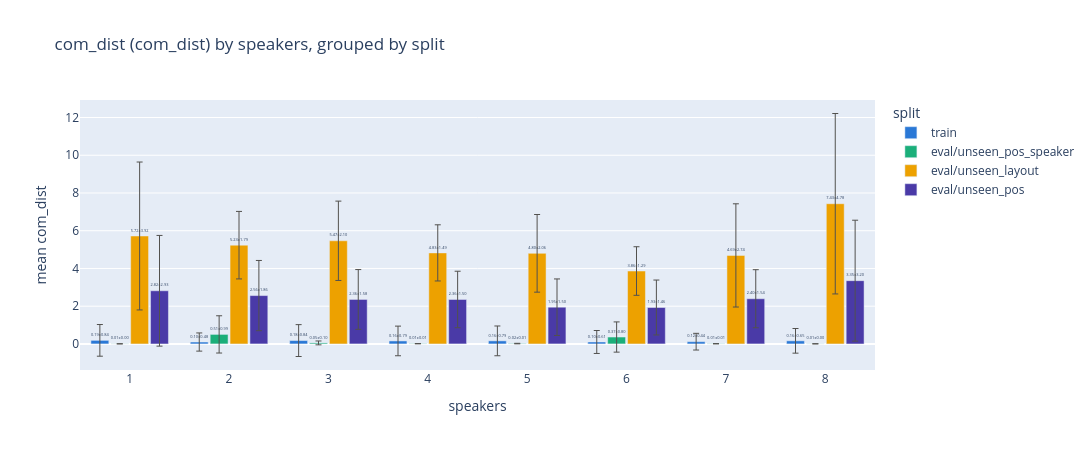
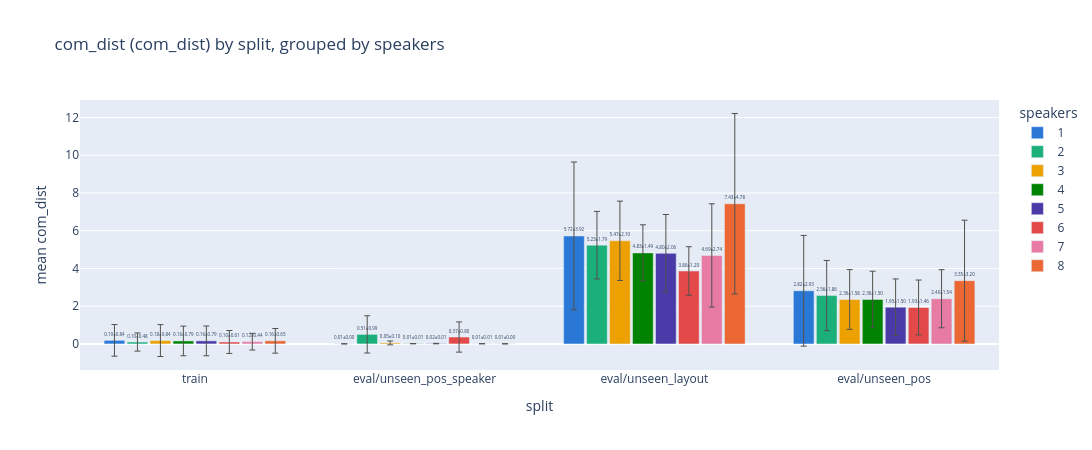

The code cell stored with these charts, in order, in its notebook:
### Code cell
if 'com_dist' in df.columns:
    plot_com_dist_grouped(df, x='speakers', group_by='split')
    plot_com_dist_grouped(df, x='split', group_by='speakers')
else:
    print('No inference run loaded — com_dist unavailable in dataset-only mode.')

### Figure 1 — Plotly figure (JSON) as saved in the notebook; plotly's stock layout.template omitted (floating-point values rounded to 4 significant figures)
{"data": [{"customdata": [[0.8394, 63.0], [0.4816, 61.0], [0.8442, 60.0], [0.7853, 62.0], [0.7888, 60.0], [0.6083, 60.0], [0.4422, 61.0], [0.653, 63.0]], "error_y": {"array": [0.8394, 0.4816, 0.8442, 0.7853, 0.7888, 0.6083, 0.4422, 0.653], "color": "#52514e", "thickness": 1, "type": "data", "width": 3}, "hovertemplate": "split=train<br>speakers=%{x}<br>mean com_dist=%{y:.3f}<br>std=%{customdata[0]:.3f}<br>n=%{customdata[1]:.0f}<extra></extra>", "marker": {"color": "#2a78d6"}, "name": "train", "text": ["0.19±0.84", "0.10±0.48", "0.18±0.84", "0.16±0.79", "0.16±0.79", "0.10±0.61", "0.12±0.44", "0.16±0.65"], "textposition": "outside", "type": "bar", "x": ["1", "2", "3", "4", "5", "6", "7", "8"], "y": [0.1892, 0.1008, 0.178, 0.1588, 0.162, 0.1035, 0.1189, 0.1643]}, {"customdata": [[0.003519, 2.0], [0.9869, 4.0], [0.1023, 5.0], [0.006666, 3.0], [0.01376, 5.0], [0.8009, 5.0], [0.006462, 4.0], [0.002765, 2.0]], "error_y": {"array": [0.003519, 0.9869, 0.1023, 0.006666, 0.01376, 0.8009, 0.006462, 0.002765], "color": "#52514e", "thickness": 1, "type": "data", "width": 3}, "hovertemplate": "split=eval/unseen_pos_speaker<br>speakers=%{x}<br>mean com_dist=%{y:.3f}<br>std=%{customdata[0]:.3f}<br>n=%{customdata[1]:.0f}<extra></extra>", "marker": {"color": "#1baf7a"}, "name": "eval/unseen_pos_speaker", "text": ["0.01±0.00", "0.51±0.99", "0.05±0.10", "0.01±0.01", "0.02±0.01", "0.37±0.80", "0.01±0.01", "0.01±0.00"], "textposition": "outside", "type": "bar", "x": ["1", "2", "3", "4", "5", "6", "7", "8"], "y": [0.006179, 0.5052, 0.05395, 0.01309, 0.01945, 0.3657, 0.0108, 0.006327]}, {"customdata": [[3.92, 6.0], [1.789, 6.0], [2.103, 6.0], [1.488, 6.0], [2.058, 6.0], [1.287, 6.0], [2.736, 6.0], [4.782, 6.0]], "error_y": {"array": [3.92, 1.789, 2.103, 1.488, 2.058, 1.287, 2.736, 4.782], "color": "#52514e", "thickness": 1, "type": "data", "width": 3}, "hovertemplate": "split=eval/unseen_layout<br>speakers=%{x}<br>mean com_dist=%{y:.3f}<br>std=%{customdata[0]:.3f}<br>n=%{customdata[1]:.0f}<extra></extra>", "marker": {"color": "#eda100"}, "name": "eval/unseen_layout", "text": ["5.72±3.92", "5.23±1.79", "5.47±2.10", "4.83±1.49", "4.80±2.06", "3.86±1.29", "4.69±2.74", "7.43±4.78"], "textposition": "outside", "type": "bar", "x": ["1", "2", "3", "4", "5", "6", "7", "8"], "y": [5.721, 5.234, 5.466, 4.825, 4.801, 3.864, 4.691, 7.431]}, {"customdata": [[2.934, 12.0], [1.861, 12.0], [1.583, 12.0], [1.497, 12.0], [1.498, 12.0], [1.455, 12.0], [1.539, 12.0], [3.205, 12.0]], "error_y": {"array": [2.934, 1.861, 1.583, 1.497, 1.498, 1.455, 1.539, 3.205], "color": "#52514e", "thickness": 1, "type": "data", "width": 3}, "hovertemplate": "split=eval/unseen_pos<br>speakers=%{x}<br>mean com_dist=%{y:.3f}<br>std=%{customdata[0]:.3f}<br>n=%{customdata[1]:.0f}<extra></extra>", "marker": {"color": "#4a3aa7"}, "name": "eval/unseen_pos", "text": ["2.82±2.93", "2.56±1.86", "2.36±1.58", "2.36±1.50", "1.95±1.50", "1.93±1.46", "2.40±1.54", "3.35±3.20"], "textposition": "outside", "type": "bar", "x": ["1", "2", "3", "4", "5", "6", "7", "8"], "y": [2.817, 2.563, 2.357, 2.356, 1.946, 1.931, 2.395, 3.353]}], "layout": {"bargap": 0.2, "bargroupgap": 0.1, "barmode": "group", "height": 450, "legend": {"title": {"text": "split"}}, "title": {"text": "com_dist (com_dist) by speakers, grouped by split"}, "width": 1600, "xaxis": {"title": {"text": "speakers"}}, "yaxis": {"title": {"text": "mean com_dist"}}}}

### Figure 2 — Plotly figure (JSON) as saved in the notebook; plotly's stock layout.template omitted (floating-point values rounded to 4 significant figures)
{"data": [{"customdata": [[0.8394, 63.0], [0.003519, 2.0], [3.92, 6.0], [2.934, 12.0]], "error_y": {"array": [0.8394, 0.003519, 3.92, 2.934], "color": "#52514e", "thickness": 1, "type": "data", "width": 3}, "hovertemplate": "speakers=1<br>split=%{x}<br>mean com_dist=%{y:.3f}<br>std=%{customdata[0]:.3f}<br>n=%{customdata[1]:.0f}<extra></extra>", "marker": {"color": "#2a78d6"}, "name": "1", "text": ["0.19±0.84", "0.01±0.00", "5.72±3.92", "2.82±2.93"], "textposition": "outside", "type": "bar", "x": ["train", "eval/unseen_pos_speaker", "eval/unseen_layout", "eval/unseen_pos"], "y": [0.1892, 0.006179, 5.721, 2.817]}, {"customdata": [[0.4816, 61.0], [0.9869, 4.0], [1.789, 6.0], [1.861, 12.0]], "error_y": {"array": [0.4816, 0.9869, 1.789, 1.861], "color": "#52514e", "thickness": 1, "type": "data", "width": 3}, "hovertemplate": "speakers=2<br>split=%{x}<br>mean com_dist=%{y:.3f}<br>std=%{customdata[0]:.3f}<br>n=%{customdata[1]:.0f}<extra></extra>", "marker": {"color": "#1baf7a"}, "name": "2", "text": ["0.10±0.48", "0.51±0.99", "5.23±1.79", "2.56±1.86"], "textposition": "outside", "type": "bar", "x": ["train", "eval/unseen_pos_speaker", "eval/unseen_layout", "eval/unseen_pos"], "y": [0.1008, 0.5052, 5.234, 2.563]}, {"customdata": [[0.8442, 60.0], [0.1023, 5.0], [2.103, 6.0], [1.583, 12.0]], "error_y": {"array": [0.8442, 0.1023, 2.103, 1.583], "color": "#52514e", "thickness": 1, "type": "data", "width": 3}, "hovertemplate": "speakers=3<br>split=%{x}<br>mean com_dist=%{y:.3f}<br>std=%{customdata[0]:.3f}<br>n=%{customdata[1]:.0f}<extra></extra>", "marker": {"color": "#eda100"}, "name": "3", "text": ["0.18±0.84", "0.05±0.10", "5.47±2.10", "2.36±1.58"], "textposition": "outside", "type": "bar", "x": ["train", "eval/unseen_pos_speaker", "eval/unseen_layout", "eval/unseen_pos"], "y": [0.178, 0.05395, 5.466, 2.357]}, {"customdata": [[0.7853, 62.0], [0.006666, 3.0], [1.488, 6.0], [1.497, 12.0]], "error_y": {"array": [0.7853, 0.006666, 1.488, 1.497], "color": "#52514e", "thickness": 1, "type": "data", "width": 3}, "hovertemplate": "speakers=4<br>split=%{x}<br>mean com_dist=%{y:.3f}<br>std=%{customdata[0]:.3f}<br>n=%{customdata[1]:.0f}<extra></extra>", "marker": {"color": "#008300"}, "name": "4", "text": ["0.16±0.79", "0.01±0.01", "4.83±1.49", "2.36±1.50"], "textposition": "outside", "type": "bar", "x": ["train", "eval/unseen_pos_speaker", "eval/unseen_layout", "eval/unseen_pos"], "y": [0.1588, 0.01309, 4.825, 2.356]}, {"customdata": [[0.7888, 60.0], [0.01376, 5.0], [2.058, 6.0], [1.498, 12.0]], "error_y": {"array": [0.7888, 0.01376, 2.058, 1.498], "color": "#52514e", "thickness": 1, "type": "data", "width": 3}, "hovertemplate": "speakers=5<br>split=%{x}<br>mean com_dist=%{y:.3f}<br>std=%{customdata[0]:.3f}<br>n=%{customdata[1]:.0f}<extra></extra>", "marker": {"color": "#4a3aa7"}, "name": "5", "text": ["0.16±0.79", "0.02±0.01", "4.80±2.06", "1.95±1.50"], "textposition": "outside", "type": "bar", "x": ["train", "eval/unseen_pos_speaker", "eval/unseen_layout", "eval/unseen_pos"], "y": [0.162, 0.01945, 4.801, 1.946]}, {"customdata": [[0.6083, 60.0], [0.8009, 5.0], [1.287, 6.0], [1.455, 12.0]], "error_y": {"array": [0.6083, 0.8009, 1.287, 1.455], "color": "#52514e", "thickness": 1, "type": "data", "width": 3}, "hovertemplate": "speakers=6<br>split=%{x}<br>mean com_dist=%{y:.3f}<br>std=%{customdata[0]:.3f}<br>n=%{customdata[1]:.0f}<extra></extra>", "marker": {"color": "#e34948"}, "name": "6", "text": ["0.10±0.61", "0.37±0.80", "3.86±1.29", "1.93±1.46"], "textposition": "outside", "type": "bar", "x": ["train", "eval/unseen_pos_speaker", "eval/unseen_layout", "eval/unseen_pos"], "y": [0.1035, 0.3657, 3.864, 1.931]}, {"customdata": [[0.4422, 61.0], [0.006462, 4.0], [2.736, 6.0], [1.539, 12.0]], "error_y": {"array": [0.4422, 0.006462, 2.736, 1.539], "color": "#52514e", "thickness": 1, "type": "data", "width": 3}, "hovertemplate": "speakers=7<br>split=%{x}<br>mean com_dist=%{y:.3f}<br>std=%{customdata[0]:.3f}<br>n=%{customdata[1]:.0f}<extra></extra>", "marker": {"color": "#e87ba4"}, "name": "7", "text": ["0.12±0.44", "0.01±0.01", "4.69±2.74", "2.40±1.54"], "textposition": "outside", "type": "bar", "x": ["train", "eval/unseen_pos_speaker", "eval/unseen_layout", "eval/unseen_pos"], "y": [0.1189, 0.0108, 4.691, 2.395]}, {"customdata": [[0.653, 63.0], [0.002765, 2.0], [4.782, 6.0], [3.205, 12.0]], "error_y": {"array": [0.653, 0.002765, 4.782, 3.205], "color": "#52514e", "thickness": 1, "type": "data", "width": 3}, "hovertemplate": "speakers=8<br>split=%{x}<br>mean com_dist=%{y:.3f}<br>std=%{customdata[0]:.3f}<br>n=%{customdata[1]:.0f}<extra></extra>", "marker": {"color": "#eb6834"}, "name": "8", "text": ["0.16±0.65", "0.01±0.00", "7.43±4.78", "3.35±3.20"], "textposition": "outside", "type": "bar", "x": ["train", "eval/unseen_pos_speaker", "eval/unseen_layout", "eval/unseen_pos"], "y": [0.1643, 0.006327, 7.431, 3.353]}], "layout": {"bargap": 0.2, "bargroupgap": 0.1, "barmode": "group", "height": 450, "legend": {"title": {"text": "speakers"}}, "title": {"text": "com_dist (com_dist) by split, grouped by speakers"}, "width": 1600, "xaxis": {"title": {"text": "split"}}, "yaxis": {"title": {"text": "mean com_dist"}}}}
